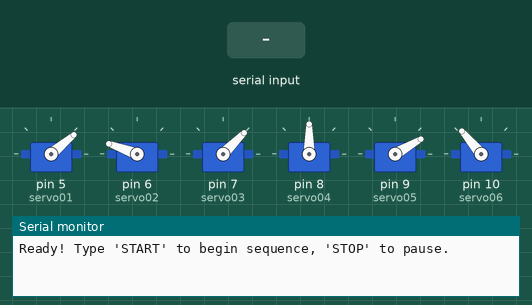
This sketch was run on a simulated Arduino Uno, built with avr-gcc and run on an emulated ATmega328P. On the bench: 6 × servo, the last lines printed to the serial monitor. The test bench sets the inputs (shaded band).

Above: at 8.2 s.
8.3 s: "START\n" received over Serial
At 15.2 s:
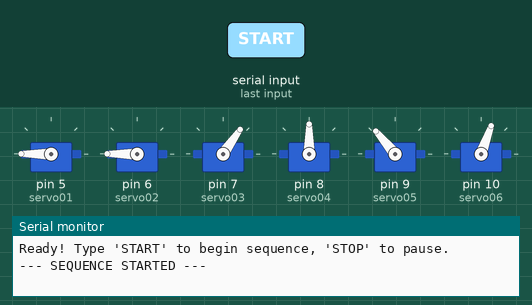
17.3 s: "STOP\n" received over Serial
At 17.9 s:
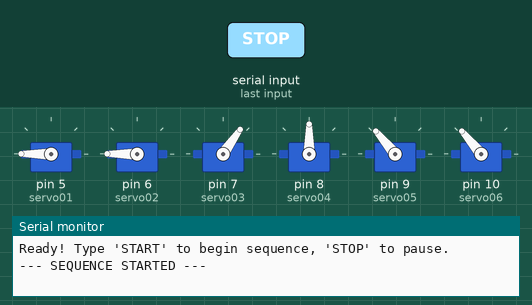
19.8 s: "START\n" received over Serial
At 23.4 s:
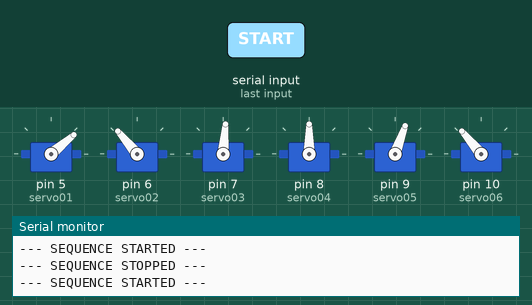
Timing chart, 0 to 31.8 s (numbered marks = the images above; inputs shaded):
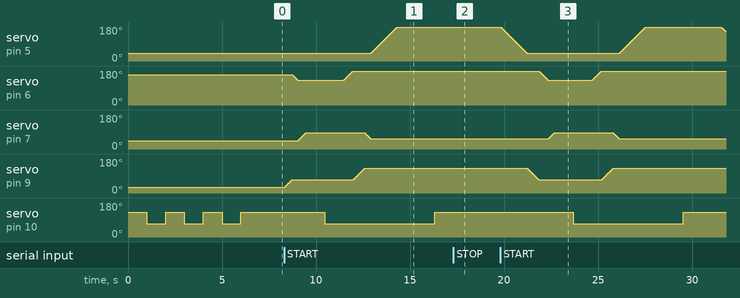

Measured:
- after the input at 8.3 s, servo on pin 5 (servo01): moves from 40° to 180° over 1.4 s, starting after 4.6 s; servo on pin 7 (servo03): rises from 45° to 85° in 0.38 s, then falls to 55° in 3.4 s; servo on pin 9 (servo05): moves from 30° to 130° over 4.2 s, starting at once; servo on pin 10 (servo06): 130° → 70° after 2.2 s, → 130° 5.9 s later
- after the input at 17.3 s, servo on pin 5 (servo01): stays 180° (without the input it goes to 179° after 1.0 s); servo on pin 9 (servo05): stays 130° (without the input it goes to 128° after 2.5 s)
- after the input at 19.8 s, servo on pin 7 (servo03): rises from 55° to 85° in 0.28 s, then falls to 55° in 3.4 s; servo on pin 10 (servo06): 130° → 70° after 3.9 s, → 130° 5.9 s later

The sketch:

staticcode.ino
```cpp
#include <Servo.h>

// define the 6 servos connected to the arduino
Servo servo01;
Servo servo02;
Servo servo03;
Servo servo04;
Servo servo05;
Servo servo06;

// SPEED SETTING: Higher number = Slower movement
// 10 is fast, 50 is slow
// this one only applies to the startup procedure
int moveSpeed = 10;

// Set to false by default, so the robot waits for a command
bool loopRunning = false;

void setup() {
  // Start the Serial Monitor so we can send/receive commands
  Serial.begin(9600);
  Serial.println("Ready! Type 'START' to begin sequence, 'STOP' to pause.");

  // pre set positions
  servo01.write(40);   // Waist start pos
  servo02.write(160);  // Shoulder start pos
  servo03.write(45);   // Elbow start pos
  servo04.write(90);   // Wrist Roll start pos
  servo05.write(30);   // Wrist Pitch start pos
  servo06.write(130);  // Gripper start pos

  // "attach" the servos to the arduino
  //servo01.attach(5);
  servo01.attach(5, 500, 2700); // attaches differently to avoid the software limitation with 'servo.h' library
  servo02.attach(6);
  servo03.attach(7);
  servo04.attach(8);
  servo05.attach(9);
  servo06.attach(10);

  // awake dance
  servo06.write(130);
  delay(1000);
  servo06.write(70);
  delay(1000);
  servo06.write(130);
  delay(1000);
  servo06.write(70);
  delay(1000);
  servo06.write(130);
  delay(1000);
  servo06.write(70);
  delay(1000);
  servo06.write(130);
  delay(1000);
}

void loop() {
  if (Serial.available() > 0) {
    // Read the whole command until the newline character
    String command = Serial.readStringUntil('\n');
    command.trim(); // Remove any whitespace
    command.toUpperCase(); // Convert to uppercase for easy matching

    if (command == "START") {
      loopRunning = true;
      Serial.println("--- SEQUENCE STARTED ---");
    }
    else if (command == "STOP") {
      loopRunning = false;
      Serial.println("--- SEQUENCE STOPPED ---");
    }
  }

  // The loop only runs when the 'loopRunning' flag is true.
  if (loopRunning) {
    pickAndPlaceSequence();
  }
  // If loopRunning is false, the code simply checks for serial input very fast.
}

void pickAndPlaceSequence() {
  // position to duck
  slowMove(servo01, 40); // Move waist to 40
  slowMove(servo05, 70); // Wrist pitch to 70
  slowMove(servo02, 130); // Move shoulder to 130
  slowMove(servo03, 85); // Elbow to 85
  servo06.write(130); // Open Gripper (130)
  delay(1000); // Pause before grabbing

  // grab duck
  servo06.write(70); // gripper
  delay(1000);

  // lift duck
  slowMove(servo02, 180); // Shoulder up
  slowMove(servo05, 130); // Wrist adjust
  slowMove(servo03, 55);  // Elbow adjust

  // turn around
  slowMove(servo01, 180);

  // drop duck
  delay(2000);
  servo06.write(130); // gripper
  delay(2000);
}

// function to move servos slowly
void slowMove(Servo &myServo, int targetPos) {
  int startPos = myServo.read(); // Get current position

  // If we need to move UP (e.g. 0 to 90)
  if (startPos < targetPos) {
    for (int i = startPos; i <= targetPos; i++) {
      myServo.write(i);
      delay(moveSpeed);
    }
  }
  // If we need to move DOWN (e.g. 90 to 0)
  else {
    for (int i = startPos; i >= targetPos; i--) {
      myServo.write(i);
      delay(moveSpeed);
    }
  }
}

// position to grab duck is (before closing gripper)
  // s1 = 40
  // s2 = 130
  // s3 = 85
  // s4 = 90
  // s5 = 70
  // s6 = 130
```
